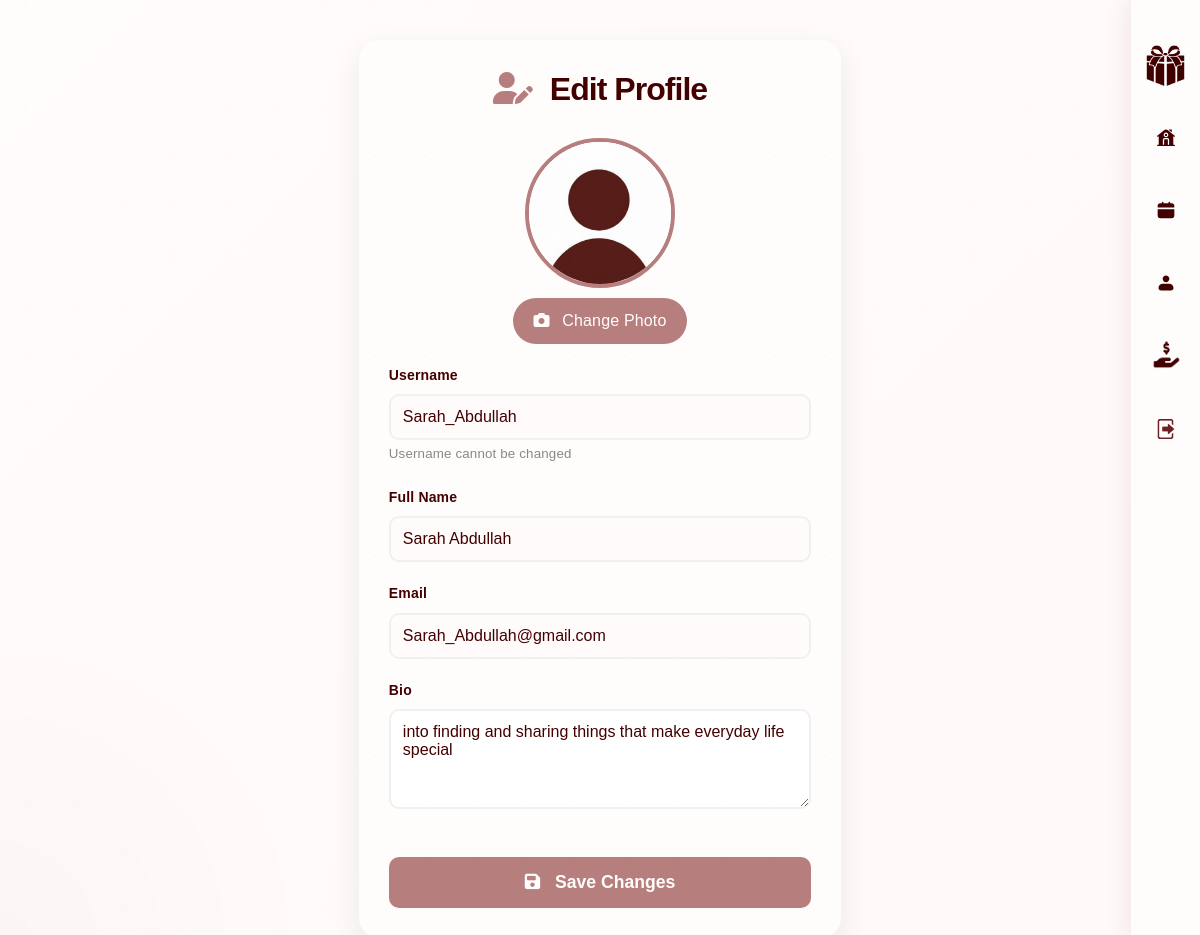
Screenshot of /edit_profile.php (signed in) with the database file from the repository.
### tables this page shows
CREATE TABLE `users` (
  `username` varchar(50) NOT NULL,
  `name` varchar(100) NOT NULL,
  `photo_url` varchar(255) DEFAULT NULL,
  `bio` text,
  `user_type` enum('user','store') DEFAULT 'user',
  `email` varchar(100) NOT NULL,
  `password` varchar(255) NOT NULL,
  `created_at` timestamp NOT NULL DEFAULT CURRENT_TIMESTAMP
);

### edit_profile.php (the view, shortened to what this page needs)
<?php
require_once 'config.php';
$username = getCurrentUser();
$stmt = $pdo->prepare("SELECT * FROM users WHERE username = ?");
$stmt->execute([$username]);
$user = $stmt->fetch(PDO::FETCH_ASSOC);
?>
<!DOCTYPE html>
<html lang="en">
    <head>
        <link rel="stylesheet" href="style.css">
        <link rel="stylesheet" href="https://cdnjs.cloudflare.com/ajax/libs/font-awesome/6.5.0/css/all.min.css">
    </head>
    <body>
        <div class="sidebar">
            <div class="sidebar-icons">
                <a href="#" class="sidebar-icon logo-icon">
                    <img src="images/logo.png" alt="WOD Logo" class="sidebar-logo" />
                </a>
                <a href="posts.php" class="sidebar-icon">
                    <img src="images/icons/home.svg" alt="Home" class="sidebar-icon-img" />
                </a>
                <a href="calendar.php" class="sidebar-icon">
                    <img src="images/icons/calender.svg" alt="calendar" class="sidebar-icon-img" />
                </a>
                <a href="profile.php" class="sidebar-icon">
                    <img src="images/icons/profile.svg" alt="Profile" class="sidebar-icon-img" />
                </a>
                <a href="group_dashboard.php" class="sidebar-icon">
                    <img src="images/icons/groups.png?v=2" alt="Groups" class="sidebar-icon-img" />
                </a>
                <a href="logout.php" class="sidebar-icon" onclick="return confirm('Are you sure you want to log out?')">
                    <img src="images/icons/logout.png" alt="Logout" class="sidebar-icon-img" />
                </a>
            </div>
        </div>
        <main class="edit-profile-container">
            <h1><i class="fas fa-user-edit" style="color:#B77E7E; margin-right: 10px;"></i> Edit Profile</h1>
            <form method="POST" enctype="multipart/form-data">
                <div class="file-input-wrapper">
                    <img id="photoPreview" src="<?php echo htmlspecialchars($user['photo_url'] ?? 'images/profile-pic.jpg'); ?>" alt="Profile Photo" class="photo-preview">
                    <label for="photo" class="file-input-label">
                        <i class="fas fa-camera" style="margin-right: 8px;"></i> Change Photo
                    </label>
                </div>
                <div class="form-group">
                    <label for="username">Username</label>
                    <input type="text" id="username" value="<?php echo htmlspecialchars($user['username']); ?>" disabled>
                    <small style="color: #888;">Username cannot be changed</small>
                </div>
                <div class="form-group">
                    <label for="name">Full Name</label>
                    <input type="text" id="name" name="name" value="<?php echo htmlspecialchars($user['name']); ?>" required>
                </div>
                <div class="form-group">
                    <label for="email">Email</label>
                    <input type="email" id="email" name="email" value="<?php echo htmlspecialchars($user['email']); ?>" required>
                </div>
                <div class="form-group">
                    <label for="bio">Bio</label>
                    <textarea id="bio" name="bio" placeholder="Tell us about yourself..."><?php echo htmlspecialchars($user['bio'] ?? ''); ?></textarea>
                </div>
                <button type="submit" class="submit-btn">
                    <i class="fas fa-save" style="margin-right: 10px;"></i> Save Changes
                </button>
            </form>
        </main>
    </body>
</html>

### style.css (style rules this page uses)
* { margin: 0; padding: 0; box-sizing: border-box; font-family: "Poppins", sans-serif; }
body { font-family: 'Poppins', sans-serif; background: linear-gradient(135deg, #FFFCFC 0%, #FFF9F9 100%); margin: 0; padding: 0; color: #430000; line-height: 1.6; letter-spacing: 0.01em; -webkit-font-smoothing: antialiased; -moz-osx-font-smoothing: grayscale; position: relative; overflow-x: hidden; min-height: 100vh; display: flex; flex-direction: column; }
body::before { content: ''; position: fixed; top: -50%; right: -50%; width: 200%; height: 200%; background: radial-gradient(circle, rgba(183, 126, 126, 0.03) 1px, transparent 1px); background-size: 50px 50px; pointer-events: none; z-index: 0; animation: float 20s ease-in-out infinite; }
body::after { content: ''; position: fixed; bottom: -30%; left: -30%; width: 60%; height: 60%; background: radial-gradient(circle, rgba(101, 0, 0, 0.02) 0%, transparent 70%); pointer-events: none; z-index: 0; animation: float 25s ease-in-out infinite reverse; }
h1, h2, h3, h4, h5, h6 { font-weight: 600; letter-spacing: -0.02em; line-height: 1.2; color: #430000; }
h1 { font-weight: 700; letter-spacing: -0.03em; }
html { scroll-behavior: smooth; }
main { flex: 1; }
.sidebar { position: fixed; right: 0; top: 0; bottom: 60px; width: 70px; background: rgba(255, 252, 252, 0.95); backdrop-filter: blur(10px); -webkit-backdrop-filter: blur(10px); box-shadow: -4px 0 20px rgba(101, 0, 0, 0.08); display: flex; flex-direction: column; align-items: center; justify-content: flex-start; padding-top: 40px; z-index: 1000; border-left: 1px solid rgba(183, 126, 126, 0.1); transition: all 0.3s ease; animation: slideInRight 0.6s ease-out; }
.sidebar-icons { display: flex; flex-direction: column; align-items: center; gap: 25px; }
.sidebar-icon { background-color: transparent; border-radius: 12px; width: 48px; height: 48px; display: flex; align-items: center; justify-content: center; transition: all 0.3s cubic-bezier(0.4, 0, 0.2, 1); cursor: pointer; position: relative; }
.sidebar-icon::before { content: ''; position: absolute; inset: 0; border-radius: 12px; background: linear-gradient(135deg, rgba(183, 126, 126, 0.1) 0%, rgba(183, 126, 126, 0.05) 100%); opacity: 0; transition: opacity 0.3s ease; }
.sidebar-icon-img { width: 20px; height: 20px; }
.logo-icon img { width: 45px; height: 45px; }
.sidebar-icon img[src*="groups.png"] { width: 42px; height: 42px; }
.sidebar { position: fixed; right: 0; top: 0; width: 70px; height: 100%; background: rgba(255, 252, 252, 0.95); backdrop-filter: blur(10px); -webkit-backdrop-filter: blur(10px); box-shadow: -4px 0 20px rgba(101, 0, 0, 0.08); display: flex; flex-direction: column; align-items: center; padding-top: 40px; z-index: 1000; border-left: 1px solid rgba(183, 126, 126, 0.1); }
.form-group { text-align: left; margin-bottom: 18px; }
.form-group label { display: block; color: #430000; font-weight: 600; font-size: 14px; margin-bottom: 5px; }
.form-group input { width: 100%; padding: 12px 16px; border: 2px solid rgba(183, 126, 126, 0.2); border-radius: 12px; outline: none; font-size: 15px; font-weight: 400; color: #430000; background: rgba(255, 252, 252, 0.8); transition: all 0.3s cubic-bezier(0.4, 0, 0.2, 1); }
.form-group textarea, .form-group select { width: 100%; padding: 12px 15px; border: 2px solid #B77E7E; border-radius: 12px; outline: none; font-size: 14px; font-family: "Poppins", sans-serif; transition: border-color 0.3s ease; color: #430000; }
.form-group textarea { resize: vertical; min-height: 90px; }
.form-group label { display: flex; align-items: center; color: #430000; font-weight: 500; }
* { font-family: 'Poppins', sans-serif; }
html, body { height: 100%; }
html { scrollbar-width: thin; scrollbar-color: rgba(183, 126, 126, 0.3) transparent; -ms-overflow-style: none; }

### rows the page displays
users: photo_url (picture), username "Sarah_Abdullah", name "Sarah Abdullah", email "Sarah_Abdullah@gmail.com", bio "into finding and sharing things that make everyday life special"
